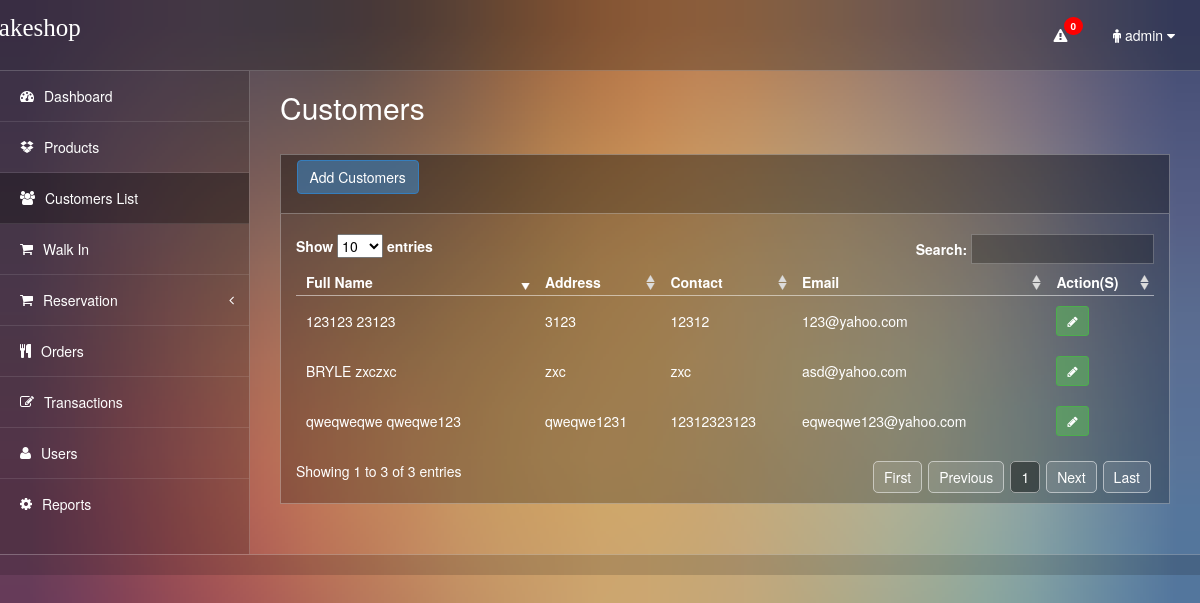
The page /customers.php (signed in) on the database its author committed.
### tables this page shows
CREATE TABLE `tbl_customers` (
  `id` int(11) NOT NULL,
  `firstname` varchar(30) NOT NULL,
  `middlename` varchar(30) NOT NULL,
  `lastname` varchar(30) NOT NULL,
  `address` text NOT NULL,
  `email` varchar(100) NOT NULL,
  `contact` varchar(40) NOT NULL
);

### customers.php (the view, shortened to what this page needs)
<?php
include 'connection.php';
?>
<!DOCTYPE html>
<html>
<head>
<link href="css/bootstrap.css" rel="stylesheet" media="screen">
<link href="css/thin-admin.css" rel="stylesheet" media="screen">
<link href="css/font-awesome.css" rel="stylesheet" media="screen">
<link href="style/style.css" rel="stylesheet">
<link href="style/dashboard.css" rel="stylesheet">
<link href="font-awesome-4.0.3/css/font-awesome.min.css" rel="stylesheet" media="screen">
<link href="css/demo_page.css" rel="stylesheet">
<link href="css/demo_table.css" rel="stylesheet">
</head>
<body>
<?php
  include 'header.php';
?>
<div class="wrapper">
  <div class="left-nav">
   <div id="side-nav">
 <?php
          switch ($_SESSION['type'])
          {
            case 'default':
              include 'admin.php';
              break;
          }
      ?>
    </div>
  </div>
  <div class="page-content">
    <div class="content container">
      <div class="row">
        <div class="col-lg-12">
          <h2 class="page-title">Customers</h2>
        </div>
      </div>
      <div class="row">
        <div class="col-lg-12">
          <div class="widget">
            <div class="widget-header">
              &nbsp;&nbsp;&nbsp;&nbsp;<button class="btn btn-primary" data-toggle="modal" data-target="#addcustomers">Add Customers</button>
            </div>
            <div class="widget-content">
<div class="example_alt_pagination">
      <div id="container">
  <div id="demo">
    <table cellpadding="0" cellspacing="0" border="0" class="display" id="example">
      <thead>
        <tr>
          <th>Full Name</th>
          <th class="hidden-xs">Address</th>
          <th class="hidden-xs">Contact</th>
          <th>Email</th>
          <th>Action(S)</th>
          </tr>
        </thead>
      <tbody>
        <?php
        $getcustomers = $dbConn->query("SELECT * FROM tbl_customers");
        while ($row = $getcustomers->fetch(PDO::FETCH_ASSOC)) {
        ?>
        <TR>
          <td><?php echo $row['firstname'].' '.$row['lastname'];?></td>
          <td><?php echo $row['address'];?></td>
          <td><?php echo $row['contact'];?></td>
          <td><?php echo $row['email'];?></td>
          <td><button class="btn btn-success btn-sm" data-target="#edit<?php echo $row['id'];?>" data-toggle="modal"><label class="icon-pencil"></label></button></td>
        </TR>
        <?php
      }
        ?>
        </tbody>
  </table>
    </div>
        </div>
    </div>
            </div>
          </div>
        </div>
      </div>
    </div>
  </div>
</div>
<div class="bottom-nav footer">  </div>
<link href="assets/switcher/switcher.css" rel="stylesheet">
<link href="assets/switcher/switcher-defult.css" rel="stylesheet">
<link rel="alternate stylesheet" type="text/css" href="assets/switcher/a.css" title="a" media="all" />
</body>
</html>

### css/thin-admin.css (style rules this page uses)
body { background-color: #54364a; background-size: cover; background-image:url(../images/a.jpg); }
.footer { background-color: rgba(0, 0, 0, 0.15); padding: 10px; color: #fff; }
.left-nav { background-color: rgba(0, 0, 0, 0.20); color: #FFF; display: table-cell; float: none!important; vertical-align:top; }
.page-content { color: #FFF; padding: 20px 30px; display: table-cell; float: none!important; }
.wrapper { display: table; width: 100%; }
.bottom-nav { width: 100%; border-top: 1px solid rgba(255,255,255, 0.25); }
.container { max-width: none !important; padding: 0; }
@media (min-width:320px) { .left-nav { float: none!important; width: 150px; vertical-align:top; } }
@media (min-width:320px) { .page-title { margin: 0px !important; } }
@media (min-width:481px) { .left-nav { float: none!important; width: 150px; vertical-align:top; } }
@media (min-width:481px) { .page-title { margin: 0px !important; } }
@media (min-width:641px) { .left-nav { float: none!important; width: 150px; border-right: 1px solid rgba(255,255,255, 0.2); vertical-align:top; } }
@media (min-width:961px) { .left-nav { float: none!important; width: 250px; vertical-align:top; } }
@media (min-width:1025px) { .left-nav { float: none!important; width: 250px; vertical-align:top; } }
.page-title { margin: -30px 0 0; padding: 0 0 30px; }

### style/style.css (style rules this page uses)
.widget { position: relative; clear: both; padding-bottom: 30px; width: auto; overflow: hidden; }
.widget-header { position: relative; height: 60px; line-height: 40px; background-color: rgba(0, 0, 0, 0.40); border: 1px solid rgba(255,255,255, 0.3); }
.widget-content { padding: 20px 15px 15px; background-color: rgba(0, 0, 0, 0.25); border: 1px solid rgba(255,255,255, 0.3); }
.widget-header+.widget-content { border-top: none; -webkit-border-top-left-radius: 0; -webkit-border-top-right-radius: 0; -moz-border-radius-topleft: 0; -moz-border-radius-topright: 0; border-top-left-radius: 0; border-top-right-radius: 0; }
.widget-content:before, .widget-content:after { content: ""; display: table; }
.widget-content:after { clear: both; }
.widget-content { zoom: 1; }

### css/demo_table.css (style rules this page uses)
table.display { margin: 0 auto; clear: both; width: 100%; }
table.display thead th { padding: 3px 18px 3px 10px; border-bottom: 1px solid rgba(255,255,255, 0.3); font-weight: bold; cursor: pointer; * cursor: hand; }
table.display td { padding: 10px; }
.sorting_asc { background: url(../img/sort_desc.png) no-repeat center right; }
.sorting { background: url('../img/sort_both.png') no-repeat center right; }
tr.odd { background-color: rgba(0, 0, 0, 0); }
tr.even { background-color: rgba(0, 0, 0, 0); }
tr.odd td.sorting_1 { background-color: transparent; }
tr.even td.sorting_1 { background-color: transparent; }

### assets/switcher/a.css (style rules this page uses)
body { background-color: #54364a; background-size: cover; background-image:url(../../images/a.jpg); }

### rows shown on the page
tbl_customers: firstname "BRYLE", lastname "zxczxc", address "zxc", contact "zxc", email "asd@yahoo.com"
tbl_customers: firstname "qweqweqwe", lastname "qweqwe123", address "qweqwe1231", contact "12312323123", email "eqweqwe123@yahoo.com"
tbl_customers: firstname "123123", lastname "23123", address "3123", contact "12312", email "123@yahoo.com"

### other values the page prints
$getcount->rowCount() "0"
$_SESSION['fullname'] "admin"
